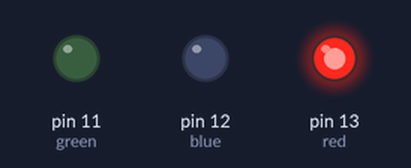
The sketch below on a simulated Arduino Uno, built with avr-gcc and run on an emulated ATmega328P. Parts: output pins drawn as LEDs (lit = HIGH).

Above: at 0.5 s.
At 2.5 s:
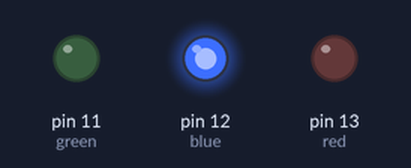
At 4.5 s:
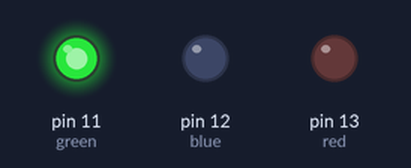
At 7.0 s:
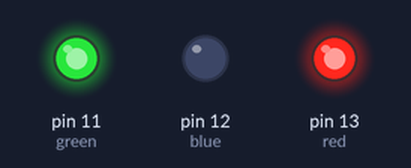
At 9.0 s:
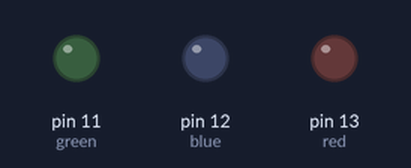
Timing chart, 0 to 13.0 s (numbered marks = the images above):
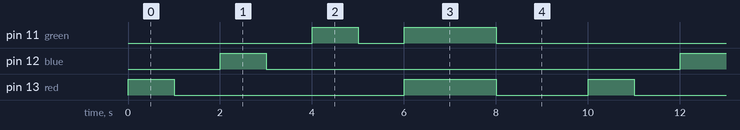

The sketch:

LED_BLINKING.ino
```cpp
int red=13;
  int blue=12;
  int green=11;

void setup()
{

  pinMode(red,OUTPUT);
   pinMode(blue,OUTPUT);
   pinMode(green,OUTPUT);

}

void loop()
{

  rbgBlink();
  yellow();

}

void rbgBlink()
{


  digitalWrite(red, HIGH);
  delay(1000);
  digitalWrite(red,LOW);
  delay(1000);

  digitalWrite(blue,HIGH);
  delay(1000);
  digitalWrite(blue,LOW);
  delay(1000);

  digitalWrite(green,HIGH);
  delay(1000);
  digitalWrite(green,LOW);
  delay(1000);

}


void yellow(){


  digitalWrite(red, HIGH);

  digitalWrite(green,HIGH);
  delay(2000);

  digitalWrite(red, LOW);

  digitalWrite(green,LOW);
  delay(2000);


}
```

Measured:
- by itself, pin 11 (green): repeats every 10.0 s: LOW 1.0 s, HIGH 2.0 s, LOW 6.0 s, HIGH 1.0 s
- by itself, pin 12 (blue): alternates HIGH for 1.0 s and LOW for 9.0 s
- by itself, pin 13 (red): repeats every 10.0 s: LOW 5.0 s, HIGH 2.0 s, LOW 2.0 s, HIGH 1.0 s
